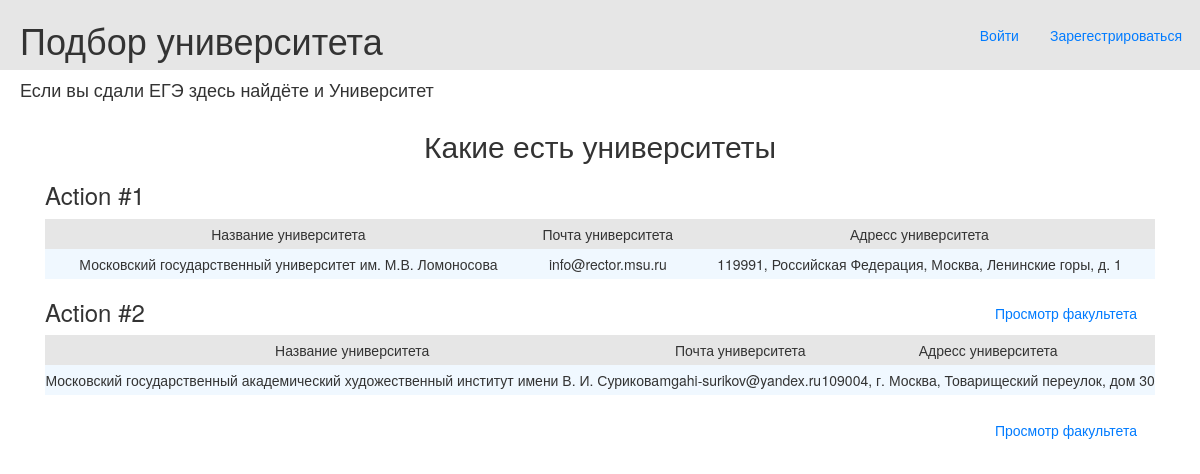
The page / on the database its author committed.
### data/universities.py (models this page shows)
class Universities(SqlAlchemyBase, SerializerMixin):
    __tablename__ = 'universities'
    id = sqlalchemy.Column(sqlalchemy.Integer,
                           primary_key=True, autoincrement=True)
    name = sqlalchemy.Column(sqlalchemy.String, nullable=True)
    email = sqlalchemy.Column(sqlalchemy.String, index=True, unique=True, nullable=True)
    address = sqlalchemy.Column(sqlalchemy.String, nullable=True)

### main.py (the view)
@app.route('/')
def works_log():
    universities = db_sess.query(Universities).all()
    return render_template('universities.html', title='Журнал работ', universities=universities)

### templates/universities.html (shortened to what this page needs)
{% extends 'base.html' %}
{% block content %}
    <h2 align="center">Какие есть университеты</h2>
    {% for universiti in universities %}
        <h3>Action #{{ loop.index }}</h3>
        <table class="tbl">
            <tr class="mn">
                <td>Название университета</td>
                <td>Почта университета</td>
                <td>Адресс университета</td>
            </tr>
            <tr>
                <td>{{ universiti.name }}</td>
                <td>{{ universiti.email }}</td>
                <td>{{ universiti.address }}</td>
            </tr>
        </table>
        <a class="btn btn-outline-primary" href="http://localhost:5000/faculties/{{ universiti.id }}">Просмотр факультета</a>
    {% endfor %}
{% endblock %}

### templates/base.html (shortened to what this page needs)
<!doctype html>
<html lang="en">
<head>
    <link rel="stylesheet"
          href="https://stackpath.bootstrapcdn.com/bootstrap/4.4.1/css/bootstrap.min.css"
>
    <link rel="stylesheet" type="text/css" href="/static/css/style.css">
    <link rel="stylesheet"
        type="text/css"
        href="https://maxcdn.bootstrapcdn.com/bootstrap/3.3.5/css/bootstrap-theme.min.css">
    <link rel="stylesheet"
        type="text/css"
        href="https://maxcdn.bootstrapcdn.com/bootstrap/3.3.5/css/bootstrap.min.css">
</head>
<body>
<div class="first_line">
    <h1 class="first_line_content">Подбор университета</h1>
    {% if current_user.is_authenticated %}
        <a class="btn btn-outline-primary" href="http://localhost:5000/user/{{ current_user.id }}">Изменить профиль</a>
        <a class="btn btn-outline-primary" href="http://localhost:5000/logout">{{ current_user.surname }} {{ current_user.name }}</a>
    {% else %}
        <a class="btn btn-outline-primary" href="http://localhost:5000/register">Зарегестрироваться</a>
        <a class="btn btn-outline-primary" href="http://localhost:5000/login">Войти</a>
    {% endif %}
</div>
<h4>Если вы сдали ЕГЭ здесь найдёте и Университет</h4>
<main role="main" class="container">
    {% block content %}{% endblock %}
</main>
</body>
</html>

### static/css/style.css (style rules this page uses)
h4 { padding-left: 20px; color: #e6e6e6; }
tr.mn { text-align: center; background-color: #e6e6e6; }
.tbl { width: 100%; text-align: center; background-color: aliceblue; line-height: 30px; }
.first_line { padding-left: 20px; background-color: #e6e6e6 }
a { display: inline-block; float: right; margin-right: 5px; margin-top: 1.25em; }
.first_line_content { display: inline-block; }

### rows shown on the page
Universities: name "Московский государственный университет им. М.В. Ломоносова", email "info@rector.msu.ru", address "119991, Российская Федерация, Москва, Ленинские горы, д. 1"
Universities: name "Московский государственный академический художественный институт имени В. И. Сурикова", email "mgahi-surikov@yandex.ru", address "109004, г. Москва, Товарищеский переулок, дом 30"
